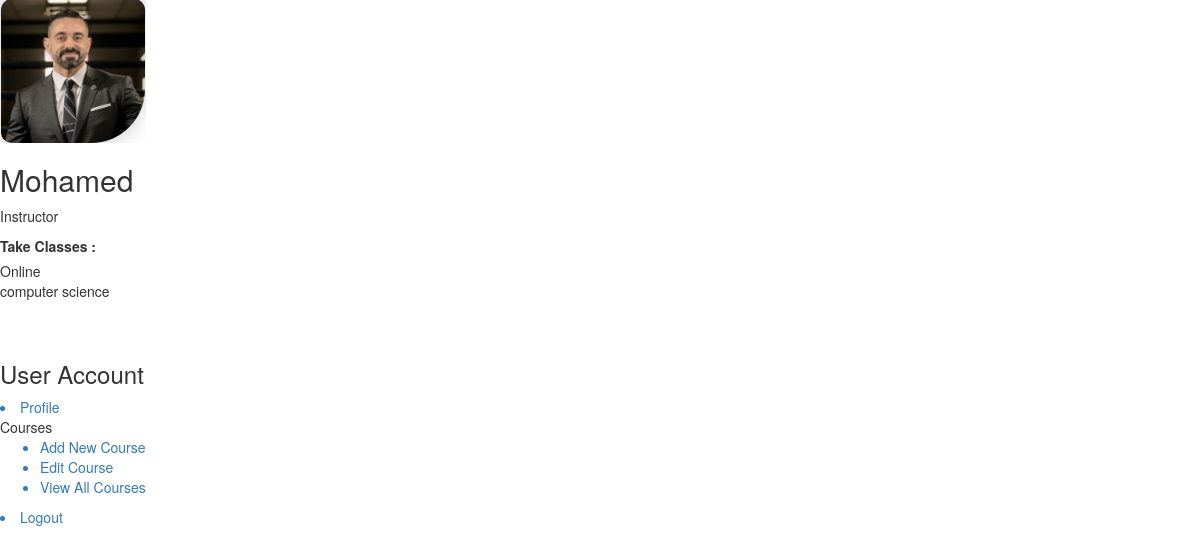
The page /dash/teacher/profile (signed in) on the database its author committed.
### ehub/models.py (models this page shows, shortened)
class Instructor(db.Model):
    id = db.Column(db.Integer, primary_key = True)
    name = db.Column(db.String(length=35), nullable = False, unique = True)
    email=db.Column(db.String(length=120), nullable = False, unique = True)
    password = db.Column(db.String(length=60), nullable = False)
    image_file = db.Column(db.String(length=20), nullable=False, default='default.jpg')
    biography = db.Column(db.Text, nullable = False)
    expertise = db.Column(db.String(length=25),nullable = False)
    course_type = db.Column(db.String(length=15),nullable = False)
    category_id = db.Column(db.Integer, db.ForeignKey('category.id'), nullable=False)
    courses = db.relationship('Course', backref='instructor', lazy=True, cascade='delete')

### ehub/routes.py (the view)
@app.route("/dash/teacher/profile", methods=['GET', 'POST'], strict_slashes=False)
@login_required
@instructor_Permission.require()
def account_teacher():
    user_id = current_user.id
    teacher, image_file = get_instructordata(user_id)
    return render_template("inst_profile.html", image_file = image_file, name = teacher.name,
                           expert = teacher.expertise, c_type=teacher.course_type, title="account")

### ehub/models.py (called while the page is built)
@login_manager.user_loader
def load_user(user_id):
    return User.query.get(int(user_id))

### ehub/routes.py (called while the page is built)
def get_instructordata(user_id):
    user = User.query.filter_by(id =user_id).first()
    teacher = Instructor.query.filter_by(id =user.user_id).first()
    image_file = teacher.image_file
    return teacher, image_file

### ehub/templates/inst_profile.html (shortened to what this page needs)
<html lang="en">
<head>
<link rel="stylesheet" href="https://cdnjs.cloudflare.com/ajax/libs/jqueryui/1.12.1/themes/base/jquery-ui.min.css" />
<link rel="stylesheet" href="https://cdnjs.cloudflare.com/ajax/libs/twitter-bootstrap/3.3.7/css/bootstrap.min.css" />
<link rel="stylesheet" href="https://cdnjs.cloudflare.com/ajax/libs/font-awesome/4.7.0/css/font-awesome.min.css" />
<link rel="stylesheet" href="https://cdnjs.cloudflare.com/ajax/libs/simple-line-icons/2.4.1/css/simple-line-icons.min.css" />
<link rel="stylesheet" href="https://cdnjs.cloudflare.com/ajax/libs/OwlCarousel2/2.3.4/assets/owl.carousel.min.css" />
<link rel="stylesheet" href="https://cdnjs.cloudflare.com/ajax/libs/OwlCarousel2/2.3.4/assets/owl.theme.default.min.css" />
<link rel="stylesheet" href="https://cdnjs.cloudflare.com/ajax/libs/select2/4.0.5/css/select2.min.css" />
<link rel="stylesheet" href="https://cdnjs.cloudflare.com/ajax/libs/bootstrap-daterangepicker/3.0.5/daterangepicker.min.css" />
<link rel="stylesheet" href="https://cdnjs.cloudflare.com/ajax/libs/lightbox2/2.11.3/css/lightbox.min.css" />
<link rel="stylesheet" href="https://cdnjs.cloudflare.com/ajax/libs/animate.css/3.1.1/animate.min.css" />
<link rel="stylesheet" href="https://cdnjs.cloudflare.com/ajax/libs/bootstrap-sweetalert/1.0.1/sweetalert.min.css" />
<link rel="stylesheet" href="https://www.academiescity.com/css/front_scss.css">
<link rel="stylesheet" href="https://www.academiescity.com/css/front.css">
<link rel="stylesheet" type="text/css" href="{{ url_for('static', filename='style.css') }}">
</head>
<div class="content-section">
    <div class="media">
      <img class="rounded-circle account-img" src="{{ url_for('static', filename='profile_pics/'+ image_file) }}">
      <div class="media-body">
        <h2  class="account-heading">{{name}}</h2>
        <p >Instructor</p>
        <div class="tib-take-class">
            <label text-align: right>Take Classes :</label>
            <div class="course-types tib-type clearfix">
                {% if c_type == "Both" %}
                  <div class="course-type c-live">Online</div>
                  <div class="course-type c-in_house">Videos</div>
                {% else %}
                   <div class="course-type c-live">{{c_type}}</div>
                {% endif %}
       </div>
       <div class="expertice-item">{{expert}}</div>
    </div>
    <br> </br>
    <div>
      <h3>User Account</h3>
      <a href="/dash/teacher/profile"><li> Profile </li></a>
      Courses
      <ul>
          <a href="/dash/teacher/newcourse"> <li> Add New Course </li></a>
          <a href="/dash/teacher/editcourse"> <li> Edit Course </li></a>
          <a href="/dash/teacher/viewcourses"> <li> View All Courses </li></a>
      </ul>
      <a href="/logout"><li>Logout</li></a>
    </div>
</div>

### ehub/static/style.css (style rules this page uses)
* { box-sizing: border-box; }
:root { --padding-x: 20px; --padding-y: 10px; --mainColor: #02020b; --lightColor-1: #ece4b7; --lightColor-2: #e6aa68; --lightColor-3: #ffffff; --lightColor-4: #f8f7f9; --darkColor-1: #191921; --darkColor-2: #303037; --darkColor-3: #f9f9f9; --dangerColor: #ef5350; --bs-border-width: 1px; --bs-border-radius: 0.375rem; --mainTransition: 0.5s; --boxShadow: 1px 1px 2px var(--darkColor-2); font-family: "Roboto", sans-serif; font-weight: 300; color: var(--darkColor); }

### rows shown on the page
Instructor: image_file (picture), name "Mohamed", course_type "Online", expertise "computer science"
